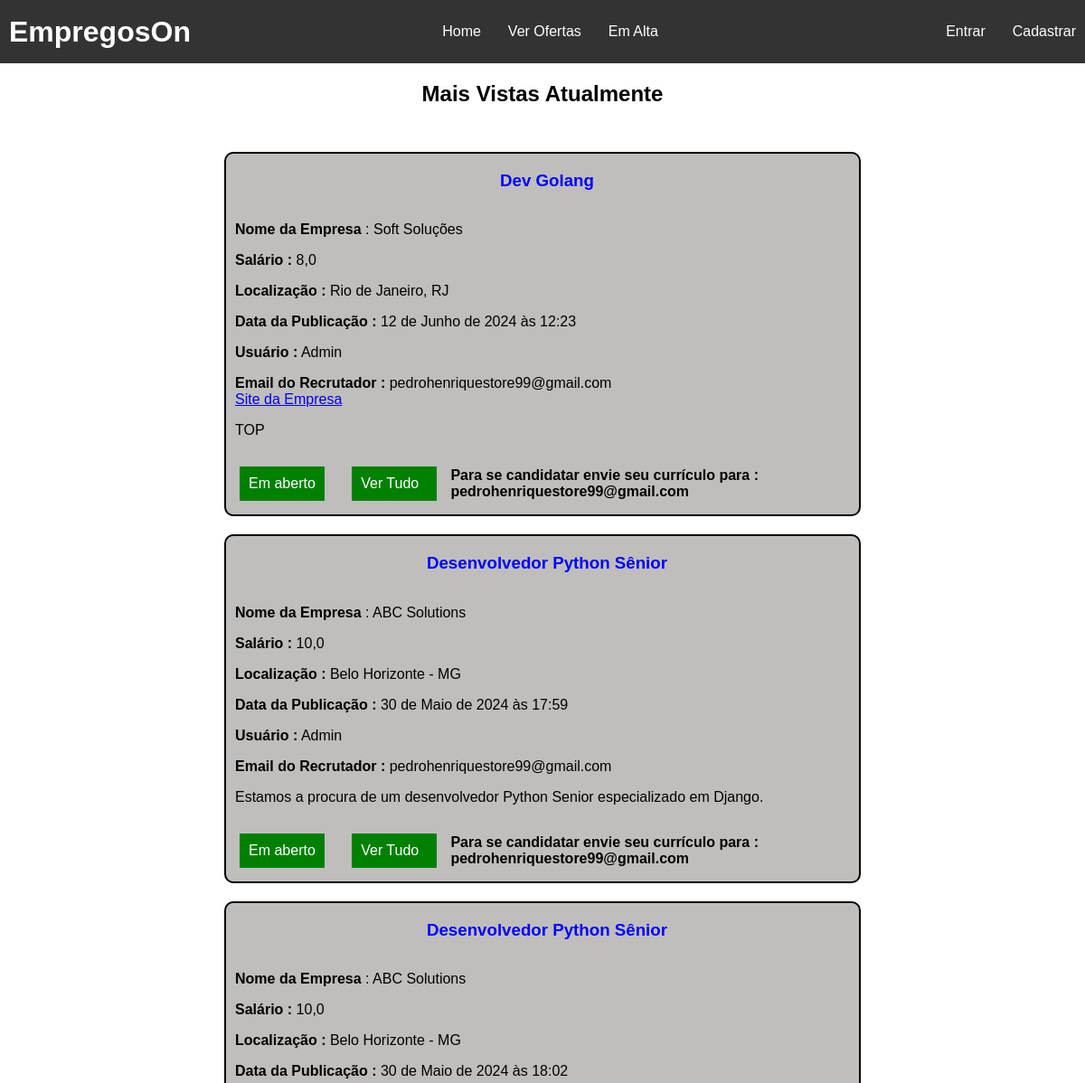
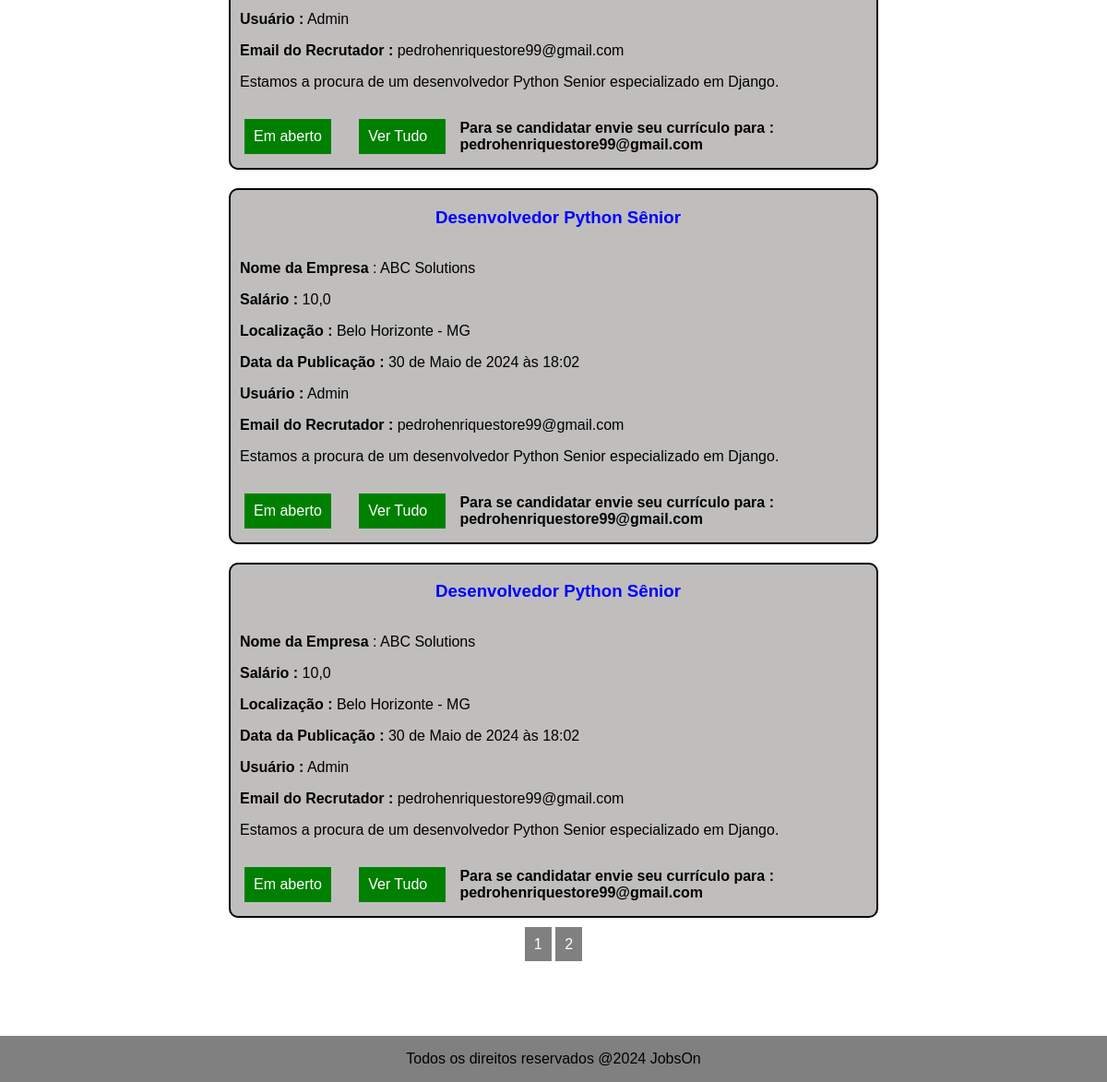
Screenshot of /popular_offers/ with the database file from the repository (2 pictures, top to bottom).
### jobs/models.py (models this page shows, shortened)
class JobOffer(models.Model):
    title = models.CharField(max_length=100)
    description = models.TextField()
    organization_name = models.CharField(max_length=100)
    location = models.CharField(max_length=100)
    publication_date = models.DateTimeField(auto_now_add=True)  # Adicionará automaticamente a data e hora ao campo
    offer_requirements = models.CharField(max_length=300)
    employment_type = models.CharField(max_length=100)
    salary = models.FloatField(blank=True, null=True)  # define que por padrão o campo é não informado
    organization_description = models.TextField()
    autor = models.ForeignKey(User, on_delete=models.PROTECT, related_name='car_user', editable=False, default=1)
    recruiter_email = models.EmailField(editable=False)
    number_of_views = models.IntegerField(default=0, editable=False)
    company_site = models.URLField(max_length=300, blank=True, null=True)
    allowed = models.BooleanField(default=0)  # Controle de permissao para as vagas

### jobs/views.py (the view)
# urls.py: path('popular_offers/', PopularOffers.as_view(), name='popular_offers'),
class PopularOffers(ListView):
    template_name = 'popular_offers.html'
    model = JobOffer
    paginate_by = 5
    def get_queryset(self):
        queryset = super().get_queryset()
        queryset = JobOffer.objects.filter(allowed=1).order_by('-number_of_views')[0:10]  # Captura as 10 offers mais visualizadas
        return queryset

### jobs/templates/popular_offers.html (shortened to what this page needs)
{% extends 'base.html' %}
{% block styles %}
    {{ block.super }}
    {% load static %}
    <link rel="stylesheet" type="text/css" href="{% static 'css/job_list.css' %}">
{% endblock %}
{% block content %}
    <main>
        <h2 class="title-offer-page">Mais Vistas Atualmente</h2>
        <section class="section-content">
            {% if object_list %}
                {% for offer in object_list %}
                    <div class="offer-grid">
                        <h3 class="offer-title">{{ offer.title }}</h3>
                        <p class="p-offer"><strong>Nome da Empresa</strong> : {{ offer.organization_name }}</p>
                        <p class="p-offer"><strong>Salário :</strong> {{ offer.salary }}</p>
                        <p class="p-offer"><strong>Localização :</strong> {{ offer.location }}</p>
                        <p class="p-offer"><strong>Data da Publicação :</strong> {{ offer.publication_date }}</p>
                        <p class="p-offer"><strong>Usuário :</strong> {{ offer.autor|capfirst }}</p>
                        <p class="p-offer"><strong>Email do Recrutador :</strong> {{ offer.recruiter_email }}</p>
                        {% if offer.company_site is not None or offer.company_site == '' %}
                            <a class="p-offer" href="{{ offer.company_site }}">Site da Empresa</a>
                        {% endif %}
                        <p class="p-description"> {{ offer.description }}</p>
                        <div class="btn-joblist-container">
                            <a class="btn-status" href="/">Em aberto</a>
                            <a class="btn-detail" href="{% url 'detail_offer' offer.id %}">Ver Tudo</a>
                            <p class="email-text">Para se candidatar envie seu currículo para : {{ offer.recruiter_email }}</p>
                        </div>
                    </div>
                {% endfor %}
            {% else %}
                    <p class="job-list-advice-null">Nenhum resultado encontrado.</p>
            {% endif %}
            <div class="pagination">
            <span class="step-links">
                    <a class="page-link" href="?page={{ page_obj.number }}">{{ page_obj.number }}</a>
                {% if page_obj.has_next %}
                    <a class="page-link" href="?page={{ page_obj.next_page_number }}">{{ page_obj.next_page_number }}</a>
                {% endif %}
            </span>
        </div>
        </section>
    </main>
{% endblock %}

### static/css/index.css (style rules this page uses)
body { margin: 0; font-family: Arial, sans-serif; display: flex; flex-direction: column; min-height: 100vh; }

### static/css/job_list.css (style rules this page uses)
body { background-color: white; }
.offer-grid { display: grid; grid-template-columns: 1fr; border: 2px solid black; border-radius: 10px; background-color: rgb(191, 190, 189); width: 700px; }
.offer-title { text-align: center; color: blue; margin-left: 10px; }
.title-offer-page { text-align: center; }
.p-offer { margin-left: 10px; margin-bottom: 0px; }
.p-description { margin-left: 10px; }
.section-content { display: grid; margin: 50px; gap: 20px; background-color: white; justify-content: center; }
.btn-status, .btn-detail { display: inline-block; color: white; text-decoration: none; background-color: green; width: 100px; padding: 10px; margin: 15px; }
.btn-joblist-container { display: flex; flex-direction: row; }
.email-text { font-weight: 600; }
.pagination { display: flex; justify-content: center; align-items: center; margin-bottom: 40px; }
.page-link { text-decoration: none; padding: 10px; background: grey; color: white; }

### rows the page displays
JobOffer: title "Dev Golang", organization_name "Soft Soluções", salary "8,0", location "Rio de Janeiro, RJ", publication_date "12 de Junho de 2024 às 12:23", autor "Admin", recruiter_email "pedrohenriquestore99@gmail.com", description "TOP"
JobOffer: title "Desenvolvedor Python Sênior", organization_name "ABC Solutions", salary "10,0", location "Belo Horizonte - MG", publication_date "30 de Maio de 2024 às 17:59", autor "Admin", recruiter_email "pedrohenriquestore99@gmail.com", description "Estamos a procura de um desenvolvedor Python Senior especializado em Django."
JobOffer: title "Desenvolvedor Python Sênior", organization_name "ABC Solutions", salary "10,0", location "Belo Horizonte - MG", publication_date "30 de Maio de 2024 às 18:02", autor "Admin", recruiter_email "pedrohenriquestore99@gmail.com", description "Estamos a procura de um desenvolvedor Python Senior especializado em Django."
JobOffer: title "Desenvolvedor Python Sênior", organization_name "ABC Solutions", salary "10,0", location "Belo Horizonte - MG", publication_date "30 de Maio de 2024 às 18:02", autor "Admin", recruiter_email "pedrohenriquestore99@gmail.com", description "Estamos a procura de um desenvolvedor Python Senior especializado em Django."
JobOffer: title "Desenvolvedor Python Sênior", organization_name "ABC Solutions", salary "10,0", location "Belo Horizonte - MG", publication_date "30 de Maio de 2024 às 18:02", autor "Admin", recruiter_email "pedrohenriquestore99@gmail.com", description "Estamos a procura de um desenvolvedor Python Senior especializado em Django."

### other values shown
{{ page_obj.number }} "1"
{{ page_obj.next_page_number }} "2"
